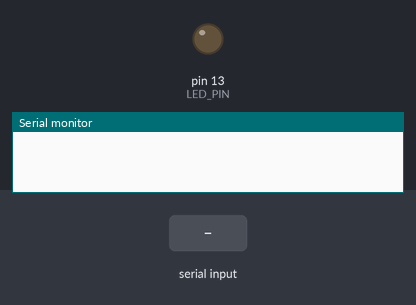
Bench run of a sketch on a simulated Arduino Uno, built with avr-gcc and run on an emulated ATmega328P. Parts: output pins drawn as LEDs (lit = HIGH), the last lines printed to the serial monitor. Inputs (shaded band) come from the test bench.

Above: at 1.8 s.
1.9 s: "90,45\n" received over Serial
At 2.7 s:
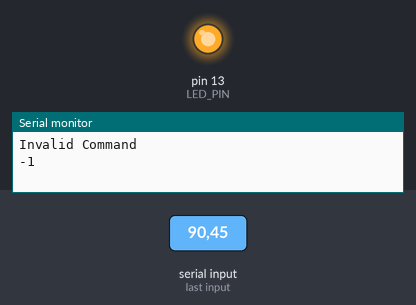
Timing chart, 0 to 4.9 s (numbered marks = the images above; inputs shaded):
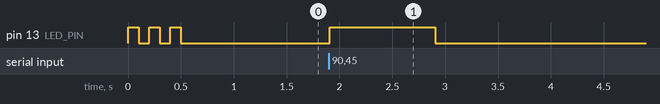

The sketch:

scoop_test.ino
```cpp
/*
 * Simple Echo Sketch for Python Integration
 * * 1. Receives a string ending in newline (\n)
 * 2. Prints it back (for debugging)
 * 3. Sends "Finished" to release the Python lock
 */

const int BAUD_RATE = 9600; // Must match your Python code
const int LED_PIN = LED_BUILTIN; // Visual feedback


int process_command(String cmd) {
  int command = cmd.toInt();
  if (command != 1 && command != 0){
    Serial.println("Invalid Command");
    return -1;
  }
  return command;
}


void setup() {
  Serial.begin(BAUD_RATE);
  pinMode(LED_PIN, OUTPUT);

  // Optional: Flash LED 3 times on startup to show it reset
  for(int i=0; i<3; i++) {
    digitalWrite(LED_PIN, HIGH); delay(100);
    digitalWrite(LED_PIN, LOW); delay(100);
  }
}

void loop() {
  // Check if data is available in the serial buffer
  if (Serial.available() > 0) {

    // Read the incoming command until the newline character
    // Python sends: "YOUR_COMMAND\n"
    String received_cmd = Serial.readStringUntil('\n');

    // Remove any extra whitespace or \r characters
    received_cmd.trim();

    // --- DO YOUR WORK HERE ---

    int cmd = process_command(received_cmd);


    // 1. Flash LED to show we got something
    digitalWrite(LED_PIN, HIGH);

    // 2. Echo the command back.
    // The Python Worker will capture this and emit it via the .log signal.

    if(!(cmd<0)){
      if(cmd){
        Serial.println("Scoop");
      } else {
        Serial.println("Unscoop");
      }
    }


    Serial.println(cmd);

    // simulate a tiny bit of work (optional)
    delay(1000);

    digitalWrite(LED_PIN, LOW);

    // --- END OF WORK ---

    // 3. CRITICAL: Send "Finished".
    // If you delete this line, Python will hang for 5 seconds (timeout).
    Serial.println("Finished");
  }
}
```

Measured:
- after the input at 1.9 s, pin 13 (LED_PIN): LOW → HIGH at once, → LOW 1.0 s later
